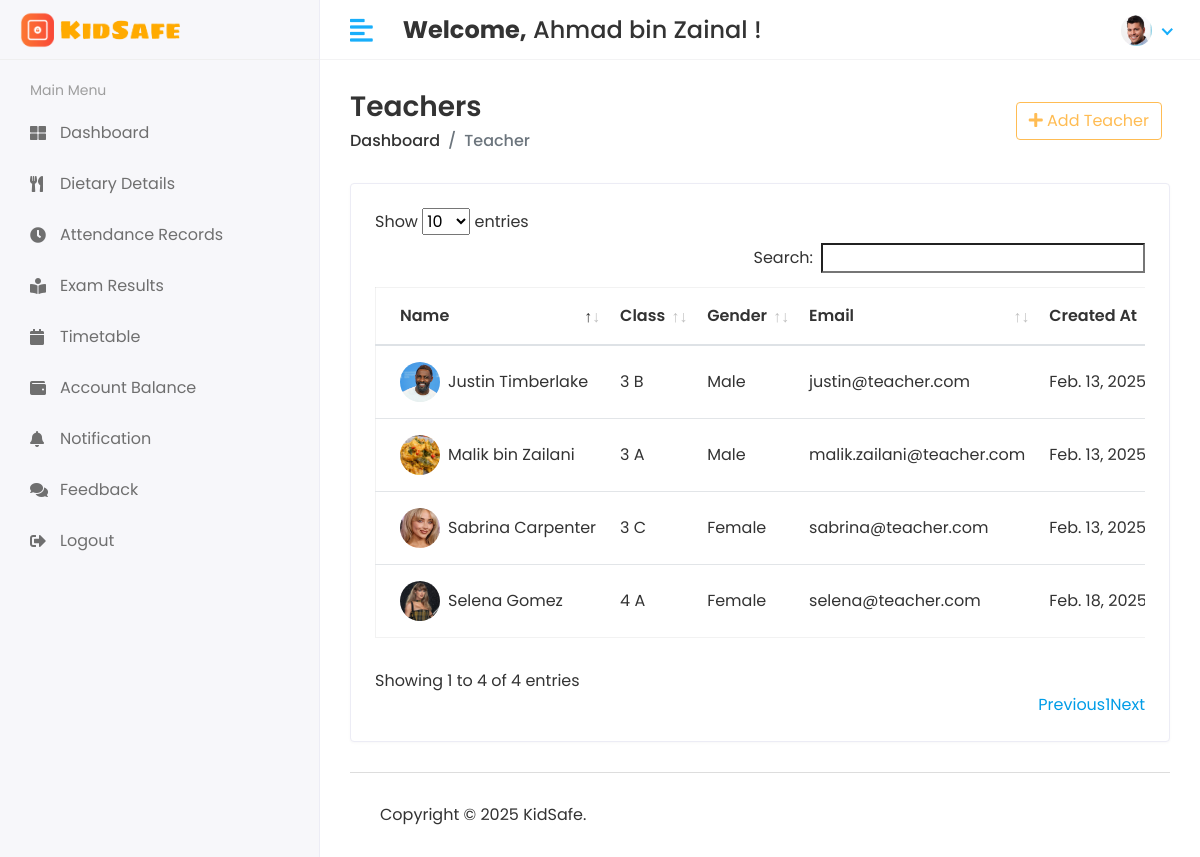
Before: /administrator/teacher/view (signed in) with the older database file.
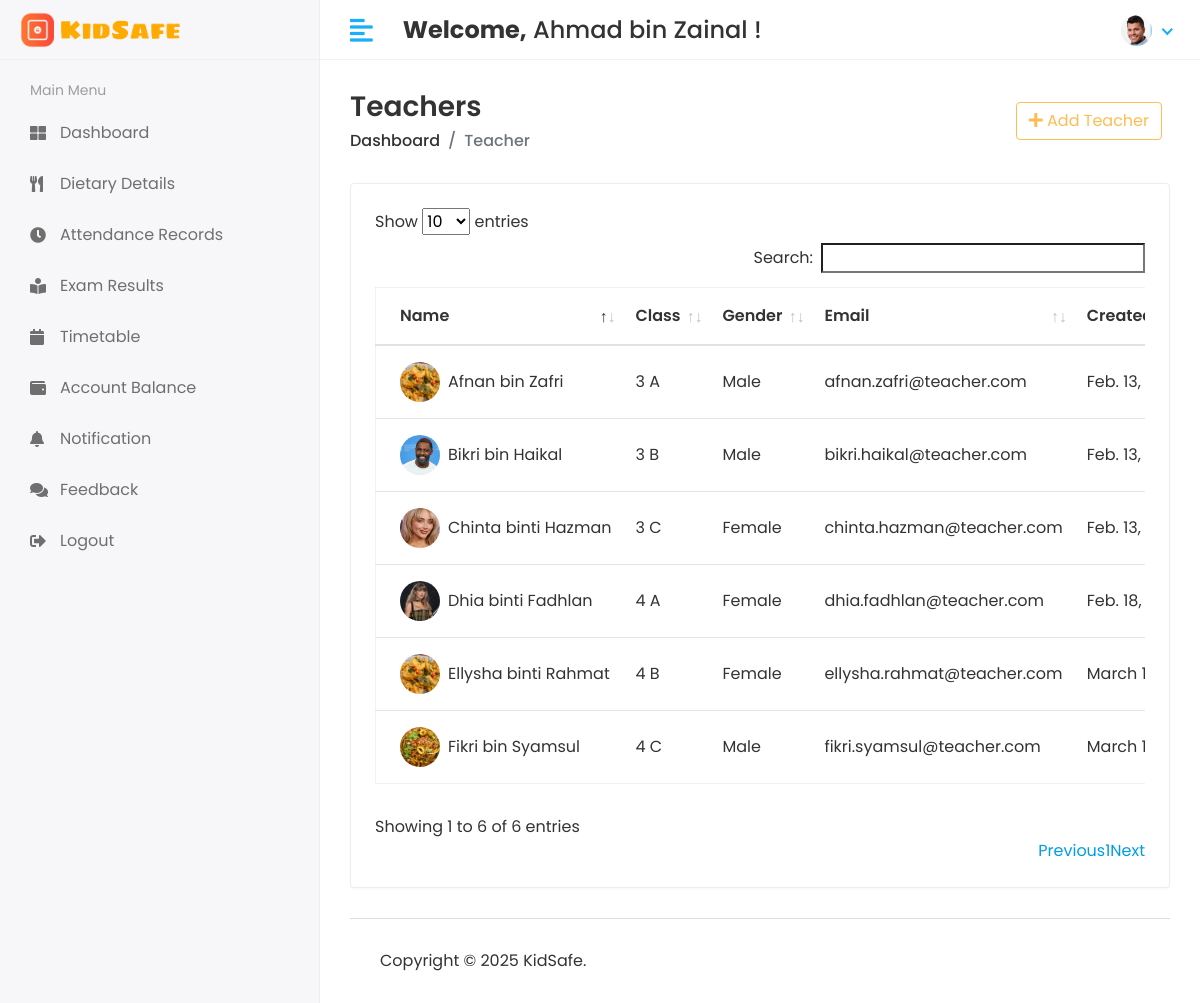
After: the same page with the newer database file.
### kidsafe_app/models.py (models this page shows, shortened)
class CustomUser(AbstractUser):
    USER = (
        (1, 'Administrator'),
        (2, 'Teacher'),
        (3, 'Student'),
        (4, 'Canteen'),
    )
    user_type = models.CharField(choices=USER, max_length=50, default=1)
    profile_pic = models.ImageField(upload_to='media/profile_pic')

class Teacher(models.Model):
    admin = models.OneToOneField(CustomUser, on_delete=models.CASCADE)
    gender = models.CharField(max_length=100)
    classroom_id = models.ForeignKey(Classroom, on_delete=models.DO_NOTHING)
    created_at = models.DateTimeField(auto_now_add=True)
    updated_at = models.DateTimeField(auto_now=True)

class Classroom(models.Model):
    name = models.CharField(max_length=100)
    created_at = models.DateTimeField(auto_now_add=True)
    updated_at = models.DateTimeField(auto_now=True)
    def __str__(self):
        return self.name

### kidsafe_project/administrator_views.py (the view)
# urls.py: path('administrator/teacher/view', administrator_views.view_teacher, name='view_teacher'),
@login_required(login_url='/')
def view_teacher(request):
    teacher = Teacher.objects.all()
    context = {
        'teacher':teacher,
    }
    return render(request, 'administrator/view_teacher.html', context)

### templates/administrator/view_teacher.html (shortened to what this page needs)
{% extends 'base.html' %}
{% block content %}
<div class="page-header">
    <div class="row align-items-center">
        <div class="col">
            <h3 class="page-title">Teachers</h3>
            <ul class="breadcrumb">
                <li class="breadcrumb-item"><a href="{% url 'admin_home' %}">Dashboard</a></li>
                <li class="breadcrumb-item active">Teacher</li>
            </ul>
        </div>
        <div class="col-auto text-right float-right ml-auto">
            <a href="{% url 'add_teacher' %}" class="btn btn-outline-primary mr-2"><i class="fas fa-plus"></i> Add Teacher</a>
        </div>
    </div>
</div>
<div class="row">
    <div class="col-sm-12">
        <div class="card card-table">
            <div class="card-body">
                <div class="table-responsive">
                    <table id="table_id" class="table table-hover table-center mb-0">
                        <thead>
                            <tr>
                                <th>Name</th>
                                <th>Class</th>
                                <th>Gender</th>
                                <th>Email</th>
                                <th>Created At</th>
                            </tr>
                        </thead>
                        <tbody>
                            {% for i in teacher %}
                            <tr>
                                <td>
                                    <h2 class="table-avatar">
                                        <a href="#" class="avatar avatar-sm mr-2"><img class="avatar-img rounded-circle"
                                                src="/{{i.admin.profile_pic}}" alt=" "></a>
                                        <a href="#">{{i.admin.first_name}}&nbsp;{{i.admin.last_name}}</a>
                                    </h2>
                                </td>
                                <td>{{i.classroom_id}}</td>
                                <td>{{i.gender}}</td>
                                <td>{{i.admin.email}}</td>
                                <td>{{i.created_at}}</td>
                            </tr>
                            {% endfor %}
                        </tbody>
                    </table>
                </div>
            </div>
        </div>
    </div>
</div>
{% endblock %}

### templates/base.html (shortened to what this page needs)
<!DOCTYPE html>
<html lang="en">
{% load static %}
<head>
   <link rel="stylesheet" href="{% static 'assets/plugins/bootstrap/css/bootstrap.min.css' %}">
   <link rel="stylesheet" href="{% static 'assets/plugins/fontawesome/css/fontawesome.min.css' %}">
   <link rel="stylesheet" href="{% static 'assets/plugins/fontawesome/css/all.min.css' %}">
   <link rel="stylesheet" href="{% static 'assets/plugins/datatables/datatables.min.css' %}">
   <link rel="stylesheet" href="{% static 'assets/css/style.css' %}">
</head>
<body>
   <div class="main-wrapper">
      {% include 'includes/header.html' %}
      {% include 'includes/sidebar.html' %}
      <div class="page-wrapper">
         <div class="content container-fluid">
            {% block content %}{% endblock %}
            {% include 'includes/footer.html' %}
         </div>
      </div>
   </div>
</body>
</html>

### templates/includes/header.html (shortened to what this page needs)
{% load static %}
<div class="header">
    <div class="header-left">
        {% if user.user_type == '1' %}
        <a href="{% url 'admin_home' %}" class="logo">
            <img src="{% static 'assets/img/logo4.png' %}" alt="Logo">
        </a>
        <a href="{% url 'admin_home' %}" class="logo logo-small">
            <img src="{% static 'assets/img/logo3.png' %}" alt="Logo" width="30" height="30">
        </a>
        {% elif user.user_type == '3' %}
        <a href="{% url 'student_home' %}" class="logo">
            <img src="{% static 'assets/img/logo4.png' %}" alt="Logo">
        </a>
        {% endif %}
    </div>
    <a href="javascript:void(0);" id="toggle_btn">
        <i class="fas fa-align-left"></i>
    </a>
    <div class="top-nav-search mt-3">
        <h4><strong>Welcome,</strong>&nbsp;<span>{{user.first_name}} {{user.last_name}}</span>&nbsp;!</h4>
    </div>
    <ul class="nav user-menu">
        <li class="nav-item dropdown has-arrow">
            <a href="#" class="dropdown-toggle nav-link" data-toggle="dropdown">
                {% if user.profile_pic == "" %}
                <span class="user-img"><img class="rounded-circle" src="{% static 'assets/img/noimg.png' %}" width="31" height="31" alt=""></span>
                {% else %}
                <span class="user-img"><img class="rounded-circle" src="/{{user.profile_pic}}" width="31" height="31" alt=""></span>
                {% endif %}
            </a>
        </li>
    </ul>
</div>

### templates/includes/sidebar.html (shortened to what this page needs)
{% load active_link_tags %}
<div class="sidebar" id="sidebar">
    <div class="sidebar-inner slimscroll">
        <div id="sidebar-menu" class="sidebar-menu">
            {% if user.user_type == '1' %}
            <ul>
                <li class="{% active_link 'admin_home' 'active' %}">
                    <a href="{% url 'admin_home' %}"><i class="fa fa-th-large"></i> <span>Dashboard</span></a>
                </li>
                <li class="menu-title">
                    <span>Manage Users</span>
                </li>
                <li class="{% active_link 'view_teacher' 'active' %}">
                    <a href="{% url 'view_teacher' %}"><i class="fas fa-chalkboard-teacher"></i> <span>Teachers</span></a>
                </li>
                <li class="{% active_link 'view_student' 'active' %}">
                    <a href="{% url 'view_student' %}"><i class="fas fa-user-graduate"></i> <span>Students</span></a>
                </li>
                <li class="{% active_link 'view_canteen' 'active' %}">
                    <a href="{% url 'view_canteen' %}"><i class="fas fa-utensils"></i> <span>Canteen</span></a>
                </li>
                <!--<li class="submenu">
                    <a href="#"><i class="fas fa-graduation-cap"></i> <span> Class</span> <span
                            class="menu-arrow"></span></a>
                    <ul>
                        <li><a href="#">View Class</a></li>
                        <li><a href="#">Add Class</a></li>
                    </ul>
                </li>-->
                <li class="{% active_link 'view_subject' 'active' %}">
                    <a href="{% url 'view_subject' %}"><i class="fas fa-book-reader"></i> <span>Subjects</span></a>
                </li>
                <li class="submenu">
                    <a href="#"><i class="fa fa-bell"></i> <span> Send Notification</span> <span
                            class="menu-arrow"></span></a>
                    <ul>
                        <li><a href="#">Teacher Notification</a></li>
                        <li><a href="#">Student Notification</a></li>
                        <li><a href="#">Canteen Notification</a></li>
                    </ul>
                </li>
                <li class="submenu">
                    <a href="#"><i class="fas fa-comments"></i> <span> Feedback</span> <span
                            class="menu-arrow"></span></a>
                    <ul>
                        <li><a href="#">Teacher Feedback</a></li>
                        <li><a href="#">Student Feedback</a></li>
                        <li><a href="#">Canteen Feedback</a></li>
                    </ul>
                </li>
                <li class="menu-title">
                    <span>NFC Function</span>
                </li>
                <li class="{% active_link 'register_card' 'active' %}">
                    <a href="{% url 'register_card' %}"><i class="fa fa-barcode"></i> <span>Register Card</span></a>
                </li>
                <!--<li class="{% active_link 'read_card' 'active' %}">
                    <a href="{% url 'read_card' %}"><i class="fa fa-barcode"></i> <span>Read Card</span></a>
                </li>-->
                <li class="{% active_link 'scan_and_assign_card' 'active' %}">
                    <a href="{% url 'scan_and_assign_card' %}"><i class="fa fa-barcode"></i> <span>Scan and Assign Card</span></a>
                </li>
                <li class="{% active_link 'scan_attendance' 'active' %}">
                    <a href="{% url 'scan_attendance' %}"><i class="fa fa-barcode"></i> <span>Scan Attendance</span></a>
                </li>
                <li class="{% active_link 'scan_and_add_balance' 'active' %}">
                    <a href="{% url 'scan_and_add_balance' %}"><i class="fa fa-barcode"></i> <span>Scan Balance</span></a>
                </li>
                <li class="menu-title">
                    <span>Manage Cards</span>
                </li>
                <li class="{% active_link 'attendance_list' 'active' %}">
                    <a href="{% url 'attendance_list' %}"><i class="fas fa-calendar"></i> <span>Attendance Records</span></a>
                </li>
                <li class="{% active_link 'view_registered_cards' 'active' %}">
                    <a href="{% url 'view_registered_cards' %}"><i class="fa fa-id-card"></i> <span>Registered Card</span></a>
                </li>
                <li class="{% active_link 'assigned_students' 'active' %}">
                    <a href="{% url 'assigned_students' %}"><i class="fa fa-id-card"></i> <span>Assigned Card</span></a>
                </li>
                <li class="{% active_link 'deactivated_cards' 'active' %}">
                    <a href="{% url 'deactivated_cards' %}"><i class="fa fa-id-card"></i> <span>Deactivate Card</span></a>
                </li>
                <li>
                    <a href="{% url 'doLogout' %}"><i class="fas fa-sign-out-alt"></i> <span>Logout</span></a>
                </li>
            </ul>
            {% elif user.user_type == '3' %}
            <ul>
                <li class="menu-title">
                    <span>Main Menu</span>
                </li>
                <li class="{% active_link 'student_home' 'active' %}">
                    <a href="{% url 'student_home' %}"><i class="fa fa-th-large"></i> <span>Dashboard</span></a>
                </li>
                <li class="{% active_link 'dietary_details' 'active' %}">
                    <a href="{% url 'dietary_details' %}"><i class="fas fa-utensils"></i> <span>Dietary Details</span></a>
                </li>
                <li class="{% active_link 'student_attendance' 'active' %}">
                    <a href="{% url 'student_attendance' %}"><i class="fa fa-clock"></i> <span>Attendance Records</span></a>
                </li>
                <li class="{% active_link 'academic_results' 'active' %}">
                    <a href="{% url 'academic_results' %}"><i class="fas fa-book-reader"></i> <span>Exam Results</span></a>
                </li>
                <li class="{% active_link 'student_view_timetable' 'active' %}">
                    <a href="{% url 'student_view_timetable' %}"><i class="fa fa-calendar"></i> <span>Timetable</span></a>
                </li>
                <li class="{% active_link 'view_account_balance' 'active' %}">
                    <a href="{% url 'view_account_balance' %}"><i class="fas fa-wallet"></i> <span>Account Balance</span></a>
                </li>
                <li class="{% active_link '#' 'active' %}">
                    <a href="#"><i class="fa fa-bell"></i> <span>Notification</span></a>
                </li>
                <li class="{% active_link '#' 'active' %}">
                    <a href="#"><i class="fas fa-comments"></i> <span>Feedback</span></a>
                </li>
                <li>
                    <a href="{% url 'doLogout' %}"><i class="fas fa-sign-out-alt"></i> <span>Logout</span></a>
                </li>
            </ul>
            {% endif %}
        </div>
    </div>
</div>

### templates/includes/footer.html
<footer>
    <p>Copyright &copy; 2025 KidSafe.</p>
</footer>

Changed rows visible on the page:
changed Teacher: admin.first_name "Malik" → "Afnan"; admin.last_name "bin Zailani" → "bin Zafri"; admin.email "malik.zailani@teacher.com" → "afnan.zafri@teacher.com"
changed Teacher: admin.first_name "Justin" → "Bikri"; admin.last_name "Timberlake" → "bin Haikal"; admin.email "justin@teacher.com" → "bikri.haikal@teacher.com"
changed Teacher: admin.first_name "Sabrina" → "Chinta"; admin.last_name "Carpenter" → "binti Hazman"; admin.email "sabrina@teacher.com" → "chinta.hazman@teacher.com"
changed Teacher "Feb. 18,…": admin.first_name "Selena" → "Dhia"; admin.last_name "Gomez" → "binti Fadhlan"; admin.email "selena@teacher.com" → "dhia.fadhlan@teacher.com"
added Teacher: admin.profile_pic (picture), admin.first_name "Ellysha", admin.last_name "binti Rahmat", classroom_id "4 B", gender "Female", admin.email "ellysha.rahmat@teacher.com", created_at "March…"
added Teacher: admin.profile_pic (picture), admin.first_name "Fikri", admin.last_name "bin Syamsul", classroom_id "4 C", gender "Male", admin.email "fikri.syamsul@teacher.com", created_at "March…"
Other visible differences:
text written by a page script: "Show entries Search: Showing 1 to 4 of 4 entries Previous 1 Next" → "Show entries Search: Showing 1 to 6 of 6 entries Previous 1 Next"
